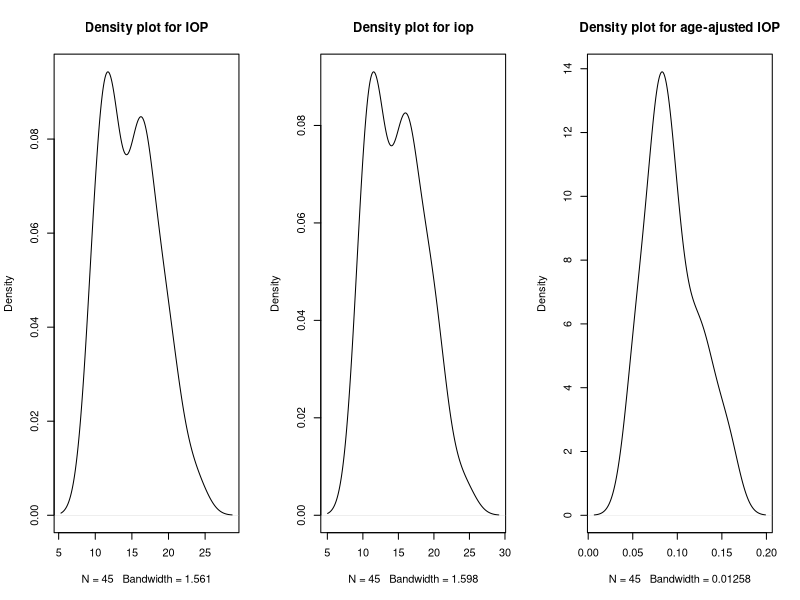
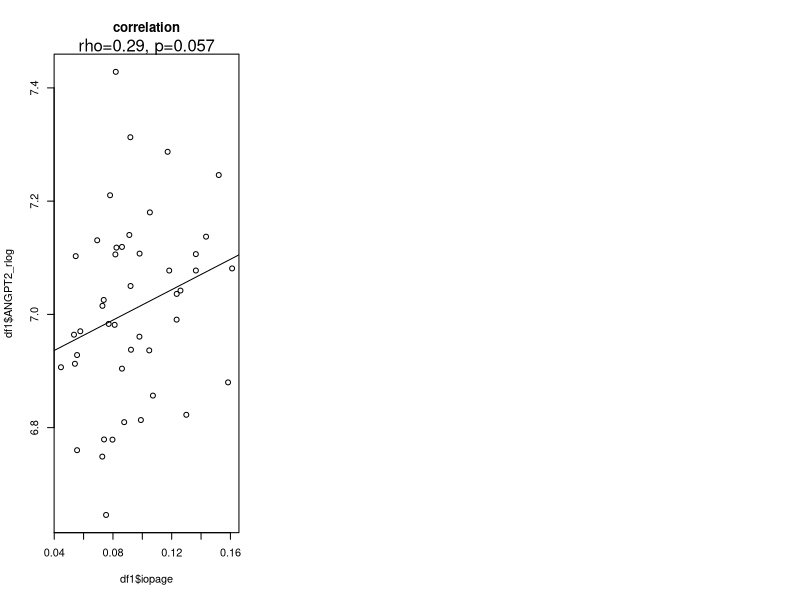

These figures' R source, in order:
## Read in the data and metadata
df0 <- read.csv(file="./Dr_Chen.csv", header=T)
meta<-read.csv(file="./p50_iop_all_data.csv", header=T)
head(df0)
head(meta)

## remove IOP missing
df0 <- subset(df0, 0 < IOP)

## harmonize the names
df0$sample <- gsub("s_", "", df0$sample)

## merge data with metadata
df1 <- merge(df0, meta, by.x="sample", by.y="RatID")

## calculate mean iop
df1$iop <- apply(df1[,c("OD1", "OD2", "OD3", "OS1", "OS2", "OS3")] , 1, mean)

pdf(file="IOP_angpt2_correlation_hadi.pdf", width=11, height=8.5)
par(mfcol=c(1,3))

## check IOP distribution
plot(density(df1$IOP), main="Density plot for IOP")
plot(density(df1$iop), main="Density plot for iop")

## adjust IOP by age
df1$iopage <- df1$iop / df1$AgeInDays

## check density
plot(density(df1$iopage), main="Density plot for age-ajusted IOP")

cor.test(df1$iopage, df1$ANGPT2_rlog, method="spearman")
plot(df1$iopage, df1$ANGPT2_rlog, main="correlation")
mtext(side=3, "rho=0.29, p=0.057")
abline(lm(df1$ANGPT2_rlog ~ df1$iopage))
dev.off()

